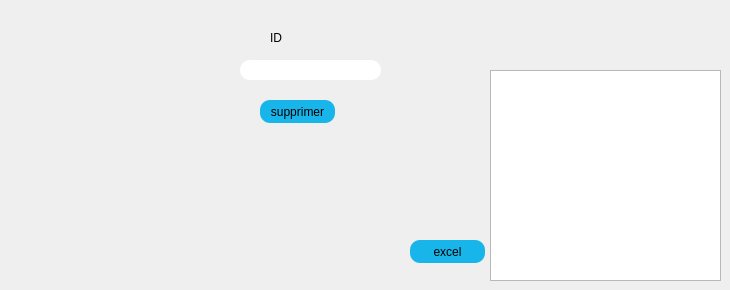
      <widget class="QWidget" name="tab_3">
       <attribute name="title">
        <string>Suppression produit</string>
       </attribute>
       <widget class="QLineEdit" name="id2">
        <property name="geometry">
         <rect>
          <x>240</x>
          <y>60</y>
          <width>141</width>
          <height>20</height>
         </rect>
        </property>
        <property name="styleSheet">
         <string notr="true">                                      border-radius: 10px;
background-color: rgb(255, 255, 255);

font: 9pt &quot;MS Reference Sans Serif&quot;;</string>
        </property>
       </widget>
       <widget class="QLabel" name="label_3">
        <property name="geometry">
         <rect>
          <x>270</x>
          <y>30</y>
          <width>61</width>
          <height>16</height>
         </rect>
        </property>
        <property name="styleSheet">
         <string notr="true">font: 75 italic 8pt &quot;System&quot;;
</string>
        </property>
        <property name="text">
         <string>ID </string>
        </property>
       </widget>
       <widget class="QPushButton" name="supprimer_f">
        <property name="geometry">
         <rect>
          <x>260</x>
          <y>100</y>
          <width>75</width>
          <height>23</height>
         </rect>
        </property>
        <property name="styleSheet">
         <string notr="true">                                         border-radius: 10px;
background-color: rgb(23, 181, 234);
                                        
font: 9pt &quot;MS Reference Sans Serif&quot;;</string>
        </property>
        <property name="text">
         <string>supprimer</string>
        </property>
       </widget>
       <widget class="QTextEdit" name="imprimer">
        <property name="geometry">
         <rect>
          <x>490</x>
          <y>70</y>
          <width>231</width>
          <height>211</height>
         </rect>
        </property>
       </widget>
       <widget class="QPushButton" name="pushButton_4">
        <property name="geometry">
         <rect>
          <x>410</x>
          <y>240</y>
          <width>75</width>
          <height>23</height>
         </rect>
        </property>
        <property name="styleSheet">
         <string notr="true">                                         border-radius: 10px;
background-color: rgb(23, 181, 234);
                                        
font: 9pt &quot;MS Reference Sans Serif&quot;;font: 10pt &quot;MS Shell Dlg 2&quot;;</string>
        </property>
        <property name="text">
         <string>excel</string>
        </property>
       </widget>
      </widget>
